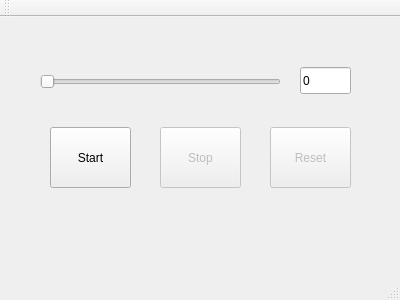
<?xml version="1.0" encoding="UTF-8"?>
<ui version="4.0">
 <class>MainWindow</class>
 <widget class="QMainWindow" name="MainWindow">
  <property name="geometry">
   <rect>
    <x>0</x>
    <y>0</y>
    <width>400</width>
    <height>300</height>
   </rect>
  </property>
  <property name="windowTitle">
   <string>MainWindow</string>
  </property>
  <widget class="QWidget" name="centralWidget">
   <widget class="QPushButton" name="Start">
    <property name="geometry">
     <rect>
      <x>50</x>
      <y>110</y>
      <width>81</width>
      <height>61</height>
     </rect>
    </property>
    <property name="text">
     <string>Start</string>
    </property>
   </widget>
   <widget class="QSlider" name="mySlider">
    <property name="geometry">
     <rect>
      <x>40</x>
      <y>50</y>
      <width>241</width>
      <height>29</height>
     </rect>
    </property>
    <property name="maximum">
     <number>3</number>
    </property>
    <property name="orientation">
     <enum>Qt::Horizontal</enum>
    </property>
   </widget>
   <widget class="QLineEdit" name="myLabel">
    <property name="geometry">
     <rect>
      <x>300</x>
      <y>50</y>
      <width>51</width>
      <height>27</height>
     </rect>
    </property>
    <property name="text">
     <string>0</string>
    </property>
   </widget>
   <widget class="QPushButton" name="Stop">
    <property name="enabled">
     <bool>false</bool>
    </property>
    <property name="geometry">
     <rect>
      <x>160</x>
      <y>110</y>
      <width>81</width>
      <height>61</height>
     </rect>
    </property>
    <property name="text">
     <string>Stop</string>
    </property>
   </widget>
   <widget class="QPushButton" name="Reset">
    <property name="enabled">
     <bool>false</bool>
    </property>
    <property name="geometry">
     <rect>
      <x>270</x>
      <y>110</y>
      <width>81</width>
      <height>61</height>
     </rect>
    </property>
    <property name="text">
     <string>Reset</string>
    </property>
   </widget>
  </widget>
  <widget class="QMenuBar" name="menuBar">
   <property name="geometry">
    <rect>
     <x>0</x>
     <y>0</y>
     <width>400</width>
     <height>31</height>
    </rect>
   </property>
  </widget>
  <widget class="QToolBar" name="mainToolBar">
   <attribute name="toolBarArea">
    <enum>TopToolBarArea</enum>
   </attribute>
   <attribute name="toolBarBreak">
    <bool>false</bool>
   </attribute>
  </widget>
  <widget class="QStatusBar" name="statusBar"/>
 </widget>
 <layoutdefault spacing="6" margin="11"/>
 <resources/>
 <connections/>
</ui>
